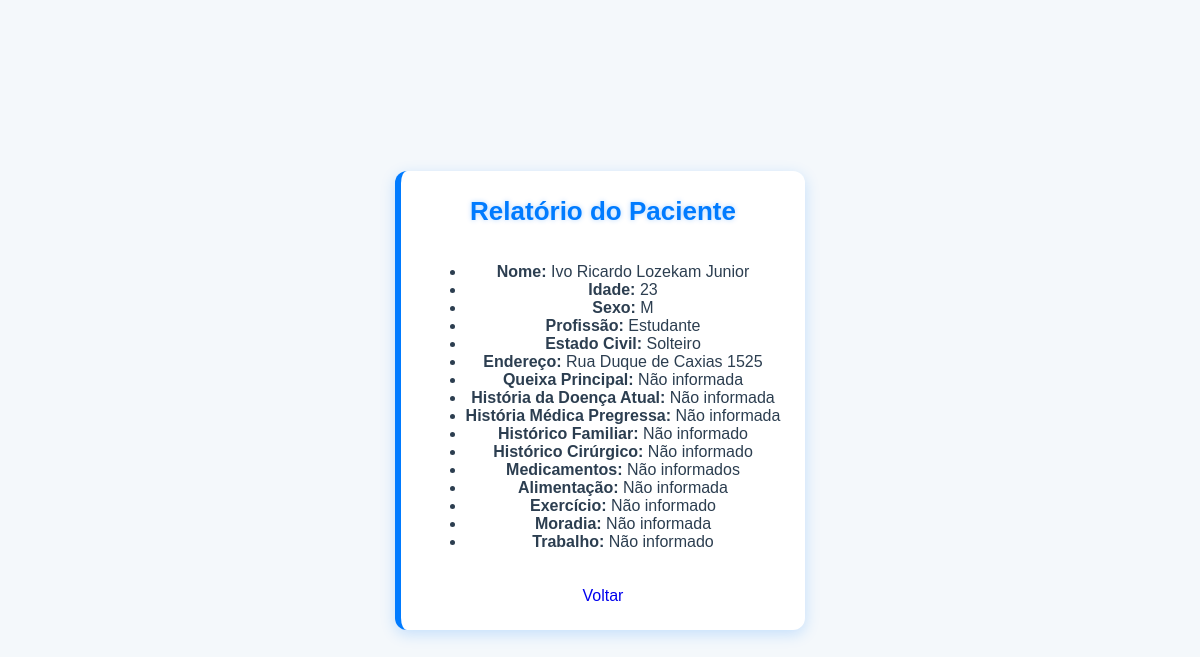
/relatorio/1 (signed in), run on the app's committed database.
### tables this page shows
CREATE TABLE pacientes (
            id INTEGER PRIMARY KEY AUTOINCREMENT,
            nome TEXT NOT NULL,
            idade INTEGER NOT NULL,
            sexo TEXT NOT NULL,
            profissao TEXT,
            estado_civil TEXT,
            endereco TEXT
        );

### app.py (the view)
@app.route('/relatorio/<int:paciente_id>')
def relatorio_paciente(paciente_id):
    if 'doctor_authenticated' not in session or not session['doctor_authenticated']:
        abort(403)  # Apenas médicos autenticados podem acessar
    try:
        dados = database.fetch_one('''
            SELECT p.nome, p.idade, p.sexo, p.profissao, p.estado_civil, p.endereco,
                   COALESCE(a.queixa_principal, ''), COALESCE(a.historia_doenca_atual, ''),
                   COALESCE(a.historia_medica_pregressa, ''), COALESCE(a.historico_familiar, ''),
                   COALESCE(a.historico_cirurgico, ''), COALESCE(a.medicamentos, ''),
                   COALESCE(a.alimentacao, ''), COALESCE(a.exercicio, '')
            FROM pacientes p
            LEFT JOIN anamneses a ON p.id = a.paciente_id
            WHERE p.id = ?
        ''', (paciente_id,))
        print(f"Dados do paciente {paciente_id}: {dados}")  # Adicionando depuração
        if not dados:
            return render_template('erro.html', mensagem="Nenhum dado encontrado para esse paciente.")
        return render_template('relatorio.html', **{
            'nome': dados[0], 'idade': dados[1], 'sexo': dados[2], 'profissao': dados[3],
            'estado_civil': dados[4], 'endereco': dados[5], 'queixa_principal': dados[6],
            'historia_doenca': dados[7], 'historia_medica_pregressa': dados[8],
            'historico_familiar': dados[9], 'historico_cirurgico': dados[10],
            'medicamentos': dados[11], 'alimentacao': dados[12], 'exercicio': dados[13]
        })
    except Exception as e:
        print(f"Erro ao recuperar relatório: {e}")  # Adicionando depuração
        return render_template('erro.html', mensagem=f"Erro ao recuperar relatório: {e}")

### database.py (called while the page is built)
def fetch_one(query, params=()):
    with sqlite3.connect('database.db') as conn:
        cursor = conn.cursor()
        cursor.execute(query, params)
        return cursor.fetchone()

### templates/relatorio.html (shortened to what this page needs)
<!DOCTYPE html>
<html lang="pt">
<head>
    <link rel="stylesheet" href="{{ url_for('static', filename='css/style.css') }}">
</head>
<body>
    <div class="container">
        <h1>Relatório do Paciente</h1>
        <ul>
            <li><strong>Nome:</strong> {{ nome }}</li>
            <li><strong>Idade:</strong> {{ idade }}</li>
            <li><strong>Sexo:</strong> {{ sexo }}</li>
            <li><strong>Profissão:</strong> {{ profissao }}</li>
            <li><strong>Estado Civil:</strong> {{ estado_civil }}</li>
            <li><strong>Endereço:</strong> {{ endereco }}</li>
            <li><strong>Queixa Principal:</strong> {{ queixa_principal or 'Não informada' }}</li>
            <li><strong>História da Doença Atual:</strong> {{ historia_doenca_atual or 'Não informada' }}</li>
            <li><strong>História Médica Pregressa:</strong> {{ historia_medica_pregressa or 'Não informada' }}</li>
            <li><strong>Histórico Familiar:</strong> {{ historico_familiar or 'Não informado' }}</li>
            <li><strong>Histórico Cirúrgico:</strong> {{ historico_cirurgico or 'Não informado' }}</li>
            <li><strong>Medicamentos:</strong> {{ medicamentos or 'Não informados' }}</li>
            <li><strong>Alimentação:</strong> {{ alimentacao or 'Não informada' }}</li>
            <li><strong>Exercício:</strong> {{ exercicio or 'Não informado' }}</li>
            <li><strong>Moradia:</strong> {{ moradia or 'Não informada' }}</li>
            <li><strong>Trabalho:</strong> {{ trabalho or 'Não informado' }}</li>
        </ul>
        <a href="{{ url_for('pacientes') }}">Voltar</a>
    </div>
</body>
</html>

### static/css/style.css (style rules this page uses)
body { font-family: 'Kumbh Sans', sans-serif; background-color: #f4f8fb; color: #2c3e50; margin: 0; padding: 0; display: flex; justify-content: center; align-items: center; height: 100vh; }
.container { max-width: 600px; padding: 25px; background: #ffffff; border-radius: 12px; box-shadow: 0 4px 15px rgba(0, 123, 255, 0.2); text-align: center; animation: fadeIn 1s ease-in-out; border-left: 6px solid #007bff; display: flex; flex-direction: column; gap: 20px; }
h1 { color: #007bff; text-shadow: 0 0 5px rgba(0, 123, 255, 0.3); font-size: 26px; margin: 0; }
a { text-decoration: none; width: 100%; display: flex; justify-content: center; }

### data on the page
pacientes: nome "Ivo Ricardo Lozekam Junior", profissao "Estudante", estado_civil "Solteiro", endereco "Rua Duque de Caxias 1525"

### other printed values
{{ idade }} "23"
{{ sexo }} "M"
{{ queixa_principal or 'Não informada' }} "Não informada"
{{ historia_doenca_atual or 'Não informada' }} "Não informada"
{{ historia_medica_pregressa or 'Não informada' }} "Não informada"
{{ historico_familiar or 'Não informado' }} "Não informado"
{{ historico_cirurgico or 'Não informado' }} "Não informado"
{{ medicamentos or 'Não informados' }} "Não informados"
{{ alimentacao or 'Não informada' }} "Não informada"
{{ exercicio or 'Não informado' }} "Não informado"
{{ moradia or 'Não informada' }} "Não informada"
{{ trabalho or 'Não informado' }} "Não informado"
